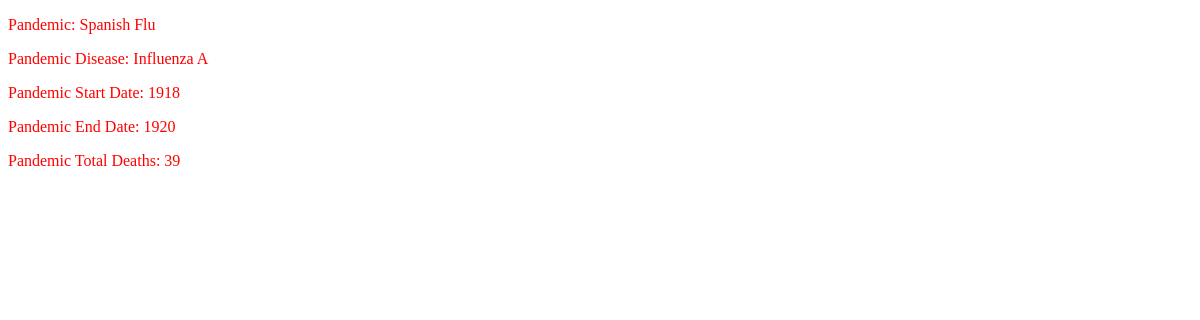
/pandemics/1, run on the app's committed database.
### pandemics/models.py (models this page shows, shortened)
class Pandemic(models.Model):
    name = models.CharField(max_length=75)
    disease = models.CharField(max_length=75)
    total_deaths = models.IntegerField()
    year_from = models.IntegerField()
    year_to = models.IntegerField()
    embed_html = models.CharField(max_length=3000)

### website/views.py (the view)
# urls.py: path('pandemics/<int:id>', pandemic_details, name='pandemic details')
def pandemic_details(request, id):
    pandemic = get_object_or_404(Pandemic, pk=id)
    return render(request, 'website/pandemic_details.html', {"pandemic": pandemic})

### website/templates/website/pandemic_details.html (shortened to what this page needs)
{% extends "base.html" %}
{% block content %}
    <div>
        <div>
            <p>Pandemic: {{pandemic.name}}</p>
            <p>Pandemic Disease: {{pandemic.disease}}</p>
            <p>Pandemic Start Date: {{pandemic.year_from}}</p>
            <p>Pandemic End Date: {{pandemic.year_to}}</p>
            <p>Pandemic Total Deaths: {{pandemic.total_deaths}}</p>
        </div>
    </div>
{% endblock %}

### website/static/website/styles.css (style rules this page uses)
body { font-family: Bodoni; color: red; background-color: white; }

### data on the page
Pandemic: name "Spanish Flu", disease "Influenza A", year_from "1918", year_to "1920", total_deaths "39"
